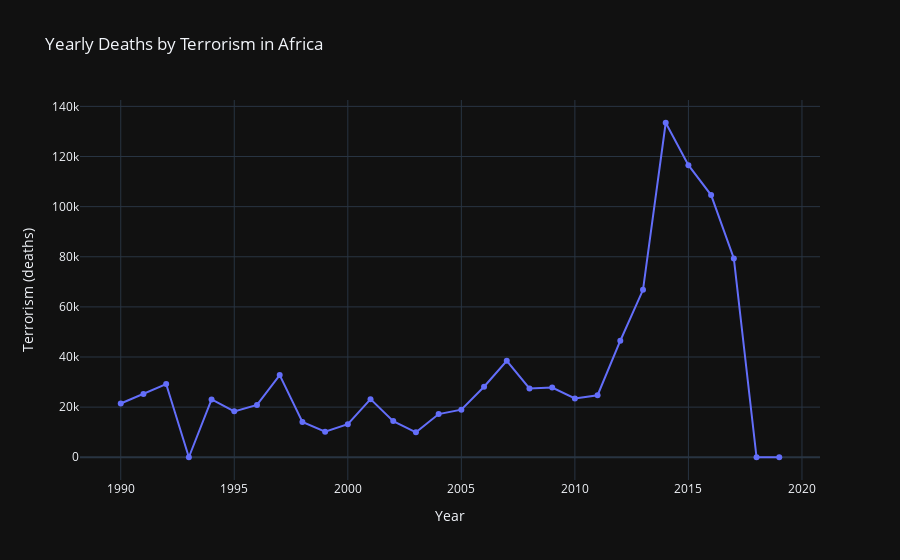

The cell this chart's notebook holds for it:
### Markdown cell above
We've seen death by terrorism for each country. 

Below we can see how it has evolve on a yearly basis. There is a high peak in year 2014 and we've seen the country (Nigeria) that made go that high. But from the available data, we can see that there has been no death in year 2018 and 2019.

### Code cell
yearly_terrorism = nod_by_cause.groupby('Year', as_index=False)['Terrorism (deaths)'].sum()

line_plot(yearly_terrorism, 'Yearly Deaths by Terrorism in Africa')

### Figure 1 — Plotly figure (JSON) as saved in the notebook; plotly's stock layout.template omitted (floating-point values rounded to 4 significant figures)
{"data": [{"hovertemplate": "Year=%{x}<br>Terrorism (deaths)=%{y}<extra></extra>", "legendgroup": "", "line": {"color": "#636efa", "dash": "solid"}, "marker": {"symbol": "circle"}, "mode": "markers+lines", "name": "", "orientation": "v", "showlegend": false, "type": "scatter", "x": [1990, 1991, 1992, 1993, 1994, 1995, 1996, 1997, 1998, 1999, 2000, 2001, 2002, 2003, 2004, 2005, 2006, 2007, 2008, 2009, 2010, 2011, 2012, 2013, 2014, 2015, 2016, 2017, 2018, 2019], "xaxis": "x", "y": [21444, 25287, 29226, 0, 23070, 18309, 20898, 32772, 14064, 10179, 13209, 23187, 14415, 9951, 17229, 18993, 28140, 38472, 27471, 27819, 23481, 24738, 46491, 66819, 133470, 116559, 104613, 79335, 0, 0], "yaxis": "y"}], "layout": {"legend": {"tracegroupgap": 0}, "title": {"text": "Yearly Deaths by Terrorism in Africa"}, "width": 900, "xaxis": {"anchor": "y", "domain": [0, 1], "title": {"text": "Year"}}, "yaxis": {"anchor": "x", "domain": [0, 1], "title": {"text": "Terrorism (deaths)"}}}}
